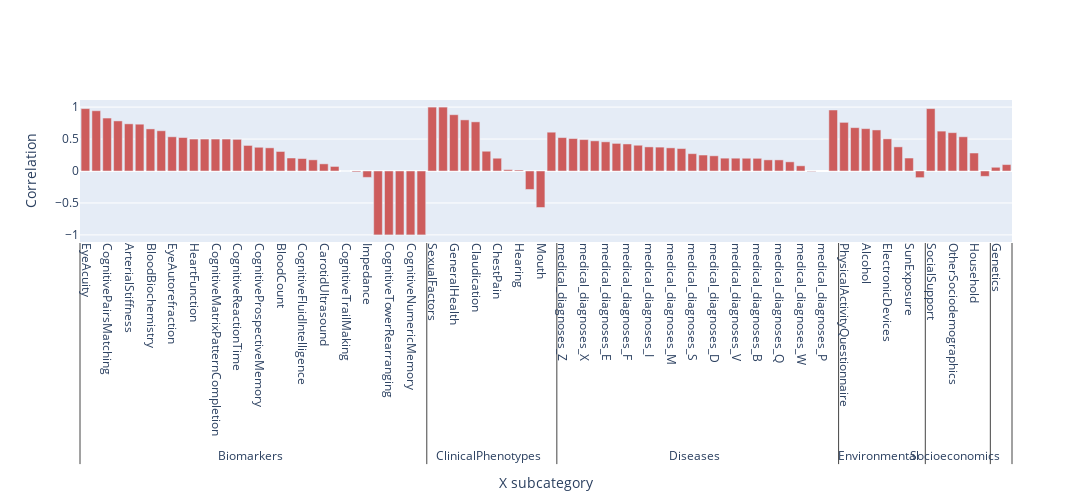

Write notebook code for a chart like this one.
### Code cell
fig = go.Figure(bars)

fig.update_layout(
    {
        "width": 2000,
        "height": 500,
        "xaxis": {"title": "X subcategory", "tickangle": 90, "showgrid": False},
        "yaxis": {"title": y_label},
    }
)

fig.show()

### Figure 1 — Plotly figure (JSON) as saved in the notebook; plotly's stock layout.template omitted (floating-point values rounded to 4 significant figures; data arrays with more than 128 entries replaced by an {"elided": "..."} marker saying what was removed)
{"data": [{"marker": {"color": "indianred"}, "name": "Correlations", "type": "bar", "x": {"elided": "2x86 str values"}, "y": [0.9762, 0.9429, 0.8286, 0.7839, 0.7381, 0.7324, 0.6585, 0.6298, 0.5353, 0.5238, 0.5, 0.5, 0.5, 0.5, 0.4952, 0.4, 0.3714, 0.3626, 0.3056, 0.2033, 0.1951, 0.1749, 0.1119, 0.07143, 0, -0.01429, -0.1, -1.0, -1.0, -1.0, -1, -1, 1, 1.0, 0.881, 0.8, 0.7692, 0.3092, 0.2, 0.02112, 0.01538, -0.2892, -0.5714, 0.6071, 0.5228, 0.5078, 0.4916, 0.4716, 0.4566, 0.432, 0.4232, 0.4032, 0.3771, 0.3737, 0.3623, 0.3513, 0.2713, 0.2499, 0.2377, 0.201, 0.2005, 0.1996, 0.1984, 0.1742, 0.1739, 0.1435, 0.08136, -0.007964, null, 0.9548, 0.761, 0.6786, 0.6631, 0.6425, 0.503, 0.3778, 0.203, -0.104, 0.9762, 0.6241, 0.6, 0.5357, 0.2813, -0.08367, 0.05841, 0.1004]}], "layout": {"height": 500, "width": 2000, "xaxis": {"showgrid": false, "tickangle": 90, "title": {"text": "X subcategory"}}, "yaxis": {"title": {"text": "Correlation"}}}}
